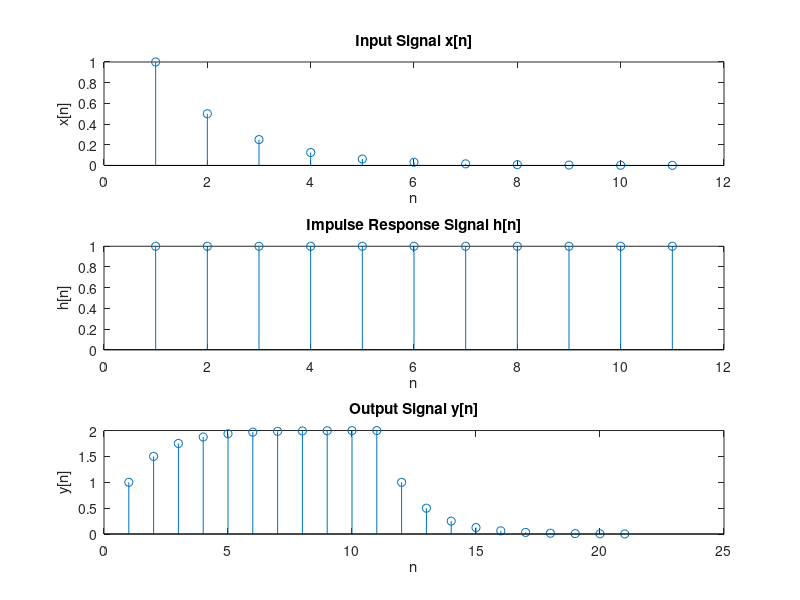

The MATLAB script that drew this image:
n=0:10;
h=ones(1,11);
x= power(0.5,n);
y=conv(x,h);
subplot(3,1,1);
stem(x);
xlabel('n');
ylabel('x[n]');
title('Input Signal x[n]');
subplot(3,1,2);
stem(h);
xlabel('n');
ylabel('h[n]');
title('Impulse Response Signal h[n]');
subplot(3,1,3);
stem(y);
xlabel('n');
ylabel('y[n]');
title('Output Signal y[n]');
